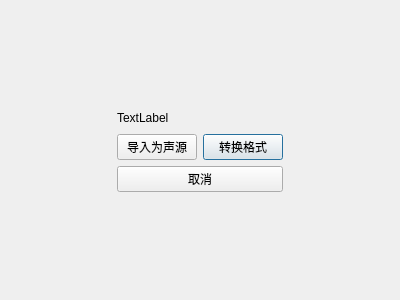
<?xml version="1.0" encoding="UTF-8"?>
<ui version="4.0">
 <class>AudioImportDialog</class>
 <widget class="QDialog" name="AudioImportDialog">
  <property name="geometry">
   <rect>
    <x>0</x>
    <y>0</y>
    <width>400</width>
    <height>300</height>
   </rect>
  </property>
  <property name="windowTitle">
   <string>Dialog</string>
  </property>
  <layout class="QGridLayout" name="gridLayout">
   <item row="1" column="0">
    <spacer name="horizontalSpacer">
     <property name="orientation">
      <enum>Qt::Orientation::Horizontal</enum>
     </property>
     <property name="sizeHint" stdset="0">
      <size>
       <width>40</width>
       <height>20</height>
      </size>
     </property>
    </spacer>
   </item>
   <item row="3" column="2">
    <widget class="QPushButton" name="convertBtn">
     <property name="text">
      <string>转换格式</string>
     </property>
    </widget>
   </item>
   <item row="5" column="2">
    <spacer name="verticalSpacer">
     <property name="orientation">
      <enum>Qt::Orientation::Vertical</enum>
     </property>
     <property name="sizeHint" stdset="0">
      <size>
       <width>20</width>
       <height>40</height>
      </size>
     </property>
    </spacer>
   </item>
   <item row="1" column="3">
    <spacer name="horizontalSpacer_2">
     <property name="orientation">
      <enum>Qt::Orientation::Horizontal</enum>
     </property>
     <property name="sizeHint" stdset="0">
      <size>
       <width>40</width>
       <height>20</height>
      </size>
     </property>
    </spacer>
   </item>
   <item row="0" column="2">
    <spacer name="verticalSpacer_2">
     <property name="orientation">
      <enum>Qt::Orientation::Vertical</enum>
     </property>
     <property name="sizeHint" stdset="0">
      <size>
       <width>20</width>
       <height>40</height>
      </size>
     </property>
    </spacer>
   </item>
   <item row="3" column="1">
    <widget class="QPushButton" name="importBtn">
     <property name="text">
      <string>导入为声源</string>
     </property>
    </widget>
   </item>
   <item row="1" column="1" colspan="2">
    <widget class="QLabel" name="pathLabel">
     <property name="text">
      <string>TextLabel</string>
     </property>
    </widget>
   </item>
   <item row="4" column="1" colspan="2">
    <widget class="QPushButton" name="cancelBtn">
     <property name="text">
      <string>取消</string>
     </property>
    </widget>
   </item>
  </layout>
 </widget>
 <resources/>
 <connections/>
</ui>
